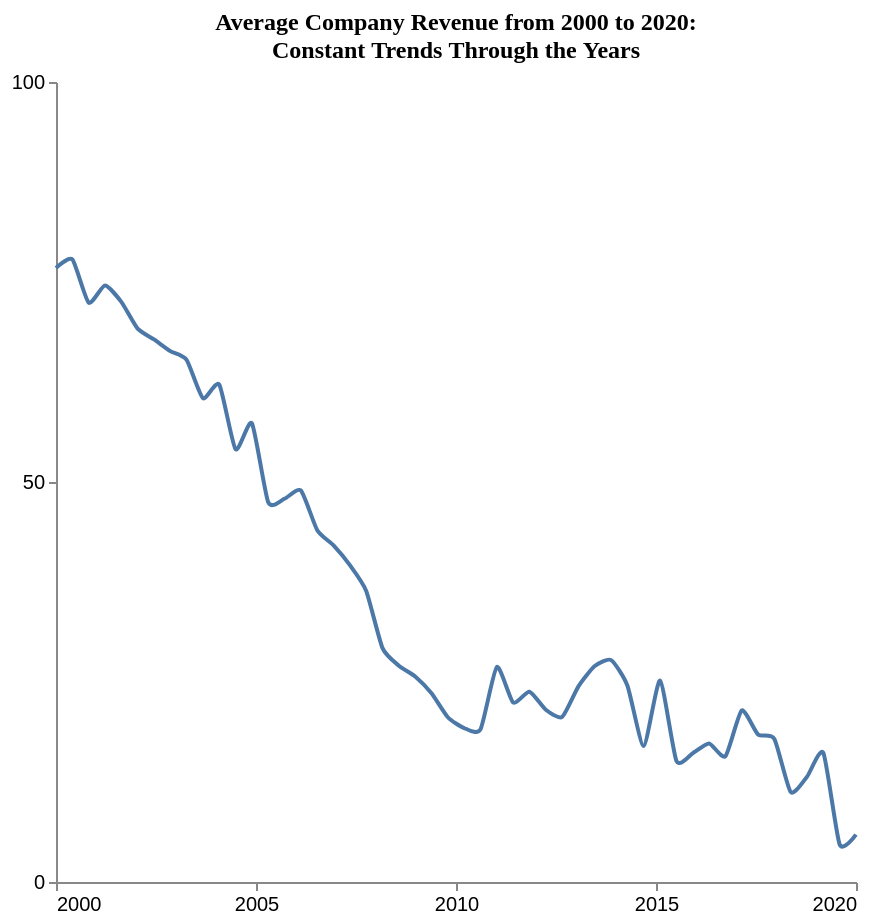

Describe this chart as a Vega-Lite specification.
### Vega-Lite specification from a JSON file in a GitHub repository (floating-point values rounded to 4 significant figures)
{"$schema": "https://vega.github.io/schema/vega-lite/v5.json", "description": "Pattern: uniform", "data": {"values": [{"X": 2000.0, "Y": 76.75}, {"X": 2000.0, "Y": 77.82}, {"X": 2001.0, "Y": 72.42}, {"X": 2001.0, "Y": 74.56}, {"X": 2002.0, "Y": 72.52}, {"X": 2002.0, "Y": 69.17}, {"X": 2002.0, "Y": 67.82}, {"X": 2003.0, "Y": 66.36}, {"X": 2003.0, "Y": 65.26}, {"X": 2004.0, "Y": 60.47}, {"X": 2004.0, "Y": 62.18}, {"X": 2004.0, "Y": 54.09}, {"X": 2005.0, "Y": 57.33}, {"X": 2005.0, "Y": 47.46}, {"X": 2006.0, "Y": 47.91}, {"X": 2006.0, "Y": 48.93}, {"X": 2007.0, "Y": 43.98}, {"X": 2007.0, "Y": 42.08}, {"X": 2007.0, "Y": 39.61}, {"X": 2008.0, "Y": 36.38}, {"X": 2008.0, "Y": 29.24}, {"X": 2009.0, "Y": 27.04}, {"X": 2009.0, "Y": 25.7}, {"X": 2009.0, "Y": 23.6}, {"X": 2010.0, "Y": 20.59}, {"X": 2010.0, "Y": 19.25}, {"X": 2011.0, "Y": 19.07}, {"X": 2011.0, "Y": 26.87}, {"X": 2011.0, "Y": 22.44}, {"X": 2012.0, "Y": 23.78}, {"X": 2012.0, "Y": 21.53}, {"X": 2013.0, "Y": 20.63}, {"X": 2013.0, "Y": 24.45}, {"X": 2013.0, "Y": 27.0}, {"X": 2014.0, "Y": 27.73}, {"X": 2014.0, "Y": 24.54}, {"X": 2015.0, "Y": 17.01}, {"X": 2015.0, "Y": 25.18}, {"X": 2016.0, "Y": 15.15}, {"X": 2016.0, "Y": 16.09}, {"X": 2016.0, "Y": 17.32}, {"X": 2017.0, "Y": 15.72}, {"X": 2017.0, "Y": 21.44}, {"X": 2018.0, "Y": 18.44}, {"X": 2018.0, "Y": 17.88}, {"X": 2018.0, "Y": 11.24}, {"X": 2019.0, "Y": 13.16}, {"X": 2019.0, "Y": 16.13}, {"X": 2020.0, "Y": 4.687}, {"X": 2020.0, "Y": 5.913}]}, "mark": {"type": "line", "interpolate": "cardinal", "tension": 0.4}, "encoding": {"x": {"field": "X", "type": "quantitative", "title": "", "axis": {"grid": false, "format": "d", "values": [2000, 2005, 2010, 2015, 2020], "tickSize": 4}, "scale": {"domain": [2000, 2020]}}, "y": {"field": "Y", "type": "quantitative", "title": "", "axis": {"grid": false, "format": "d", "values": [0, 50, 100], "tickSize": 4, "tickOpacity": 1}, "scale": {"domain": [0, 100]}}}, "title": {"text": "Average Company Revenue from 2000 to 2020:^ Constant Trends Through the Years", "anchor": "middle", "font": "Tahoma", "fontSize": 12}, "config": {"lineBreak": "^", "view": {"stroke": null}}, "height": 400, "width": 400, "autosize": "pad"}
